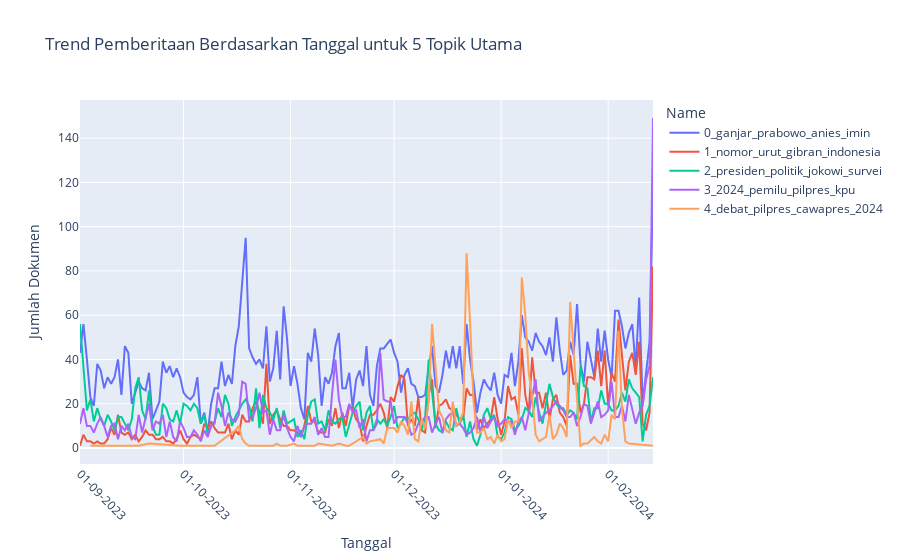

The code cell stored with this chart in its notebook:
### Code cell
# Menghitung jumlah dokumen atau topik untuk setiap tanggal dan nama topik ('Name')
topic_counts = df_document_info.groupby(['Name', 'date']).size().reset_index(name='count')

# Memilih lima topik teratas berdasarkan jumlah dokumen
top_5_topics = topic_counts.groupby('Name')['count'].sum().nlargest(5).index

# Membuat plot interaktif untuk masing-masing dari lima topik
fig = px.line(topic_counts[topic_counts['Name'].isin(top_5_topics)], 
              x='date', 
              y='count', 
              color='Name', 
              title='Trend Pemberitaan Berdasarkan Tanggal untuk 5 Topik Utama')
fig.update_xaxes(title='Tanggal', tickformat="%d-%m-%Y", tickangle=45)
fig.update_yaxes(title='Jumlah Dokumen')
fig.update_layout(hovermode='x')  # Mode interaktif ketika mengarahkan kursor
fig.write_html('trend_topik.html')
fig.show()

### Figure 1 — Plotly figure (JSON) as saved in the notebook; plotly's stock layout.template omitted (floating-point values rounded to 4 significant figures; data arrays with more than 128 entries replaced by an {"elided": "..."} marker saying what was removed)
{"data": [{"hovertemplate": "Name=0_ganjar_prabowo_anies_imin<br>date=%{x}<br>count=%{y}<extra></extra>", "legendgroup": "0_ganjar_prabowo_anies_imin", "line": {"color": "#636efa", "dash": "solid"}, "marker": {"symbol": "circle"}, "mode": "lines", "name": "0_ganjar_prabowo_anies_imin", "orientation": "v", "showlegend": true, "type": "scatter", "x": {"elided": "167 str values"}, "xaxis": "x", "y": {"elided": "167 int values"}, "yaxis": "y"}, {"hovertemplate": "Name=1_nomor_urut_gibran_indonesia<br>date=%{x}<br>count=%{y}<extra></extra>", "legendgroup": "1_nomor_urut_gibran_indonesia", "line": {"color": "#EF553B", "dash": "solid"}, "marker": {"symbol": "circle"}, "mode": "lines", "name": "1_nomor_urut_gibran_indonesia", "orientation": "v", "showlegend": true, "type": "scatter", "x": {"elided": "167 str values"}, "xaxis": "x", "y": {"elided": "167 int values"}, "yaxis": "y"}, {"hovertemplate": "Name=2_presiden_politik_jokowi_survei<br>date=%{x}<br>count=%{y}<extra></extra>", "legendgroup": "2_presiden_politik_jokowi_survei", "line": {"color": "#00cc96", "dash": "solid"}, "marker": {"symbol": "circle"}, "mode": "lines", "name": "2_presiden_politik_jokowi_survei", "orientation": "v", "showlegend": true, "type": "scatter", "x": {"elided": "167 str values"}, "xaxis": "x", "y": {"elided": "167 int values"}, "yaxis": "y"}, {"hovertemplate": "Name=3_2024_pemilu_pilpres_kpu<br>date=%{x}<br>count=%{y}<extra></extra>", "legendgroup": "3_2024_pemilu_pilpres_kpu", "line": {"color": "#ab63fa", "dash": "solid"}, "marker": {"symbol": "circle"}, "mode": "lines", "name": "3_2024_pemilu_pilpres_kpu", "orientation": "v", "showlegend": true, "type": "scatter", "x": {"elided": "167 str values"}, "xaxis": "x", "y": {"elided": "167 int values"}, "yaxis": "y"}, {"hovertemplate": "Name=4_debat_pilpres_cawapres_2024<br>date=%{x}<br>count=%{y}<extra></extra>", "legendgroup": "4_debat_pilpres_cawapres_2024", "line": {"color": "#FFA15A", "dash": "solid"}, "marker": {"symbol": "circle"}, "mode": "lines", "name": "4_debat_pilpres_cawapres_2024", "orientation": "v", "showlegend": true, "type": "scatter", "x": ["2023-09-04T00:00:00", "2023-09-07T00:00:00", "2023-09-11T00:00:00", "2023-09-12T00:00:00", "2023-09-15T00:00:00", "2023-09-18T00:00:00", "2023-09-21T00:00:00", "2023-09-30T00:00:00", "2023-10-04T00:00:00", "2023-10-10T00:00:00", "2023-10-16T00:00:00", "2023-10-17T00:00:00", "2023-10-18T00:00:00", "2023-10-19T00:00:00", "2023-10-20T00:00:00", "2023-10-21T00:00:00", "2023-10-23T00:00:00", "2023-10-24T00:00:00", "2023-10-27T00:00:00", "2023-10-28T00:00:00", "2023-10-29T00:00:00", "2023-10-31T00:00:00", "2023-11-02T00:00:00", "2023-11-03T00:00:00", "2023-11-04T00:00:00", "2023-11-07T00:00:00", "2023-11-08T00:00:00", "2023-11-09T00:00:00", "2023-11-13T00:00:00", "2023-11-15T00:00:00", "2023-11-17T00:00:00", "2023-11-18T00:00:00", "2023-11-22T00:00:00", "2023-11-23T00:00:00", "2023-11-24T00:00:00", "2023-11-27T00:00:00", "2023-11-28T00:00:00", "2023-11-29T00:00:00", "2023-11-30T00:00:00", "2023-12-01T00:00:00", "2023-12-02T00:00:00", "2023-12-03T00:00:00", "2023-12-04T00:00:00", "2023-12-05T00:00:00", "2023-12-06T00:00:00", "2023-12-07T00:00:00", "2023-12-08T00:00:00", "2023-12-09T00:00:00", "2023-12-10T00:00:00", "2023-12-11T00:00:00", "2023-12-12T00:00:00", "2023-12-13T00:00:00", "2023-12-14T00:00:00", "2023-12-15T00:00:00", "2023-12-16T00:00:00", "2023-12-17T00:00:00", "2023-12-18T00:00:00", "2023-12-19T00:00:00", "2023-12-20T00:00:00", "2023-12-21T00:00:00", "2023-12-22T00:00:00", "2023-12-23T00:00:00", "2023-12-24T00:00:00", "2023-12-25T00:00:00", "2023-12-26T00:00:00", "2023-12-27T00:00:00", "2023-12-28T00:00:00", "2023-12-29T00:00:00", "2023-12-30T00:00:00", "2023-12-31T00:00:00", "2024-01-01T00:00:00", "2024-01-02T00:00:00", "2024-01-03T00:00:00", "2024-01-04T00:00:00", "2024-01-05T00:00:00", "2024-01-06T00:00:00", "2024-01-07T00:00:00", "2024-01-08T00:00:00", "2024-01-09T00:00:00", "2024-01-10T00:00:00", "2024-01-11T00:00:00", "2024-01-12T00:00:00", "2024-01-13T00:00:00", "2024-01-14T00:00:00", "2024-01-15T00:00:00", "2024-01-16T00:00:00", "2024-01-17T00:00:00", "2024-01-18T00:00:00", "2024-01-19T00:00:00", "2024-01-20T00:00:00", "2024-01-21T00:00:00", "2024-01-22T00:00:00", "2024-01-23T00:00:00", "2024-01-24T00:00:00", "2024-01-25T00:00:00", "2024-01-26T00:00:00", "2024-01-28T00:00:00", "2024-01-29T00:00:00", "2024-01-30T00:00:00", "2024-01-31T00:00:00", "2024-02-01T00:00:00", "2024-02-02T00:00:00", "2024-02-03T00:00:00", "2024-02-04T00:00:00", "2024-02-05T00:00:00", "2024-02-06T00:00:00", "2024-02-07T00:00:00", "2024-02-14T00:00:00"], "xaxis": "x", "y": [1, 1, 1, 1, 1, 1, 2, 1, 1, 1, 8, 10, 4, 2, 1, 1, 1, 1, 1, 2, 1, 1, 2, 1, 1, 1, 1, 2, 1, 2, 1, 1, 5, 2, 3, 4, 2, 9, 9, 9, 7, 12, 10, 6, 21, 4, 3, 13, 9, 21, 56, 36, 17, 14, 8, 7, 21, 10, 12, 16, 88, 57, 21, 7, 7, 9, 4, 5, 2, 6, 3, 4, 13, 9, 12, 12, 77, 60, 34, 23, 6, 3, 4, 5, 15, 4, 6, 11, 9, 5, 66, 42, 22, 1, 2, 2, 5, 3, 2, 6, 3, 15, 13, 53, 18, 3, 2, 1], "yaxis": "y"}], "layout": {"hovermode": "x", "legend": {"title": {"text": "Name"}, "tracegroupgap": 0}, "title": {"text": "Trend Pemberitaan Berdasarkan Tanggal untuk 5 Topik Utama"}, "xaxis": {"anchor": "y", "domain": [0, 1], "tickangle": 45, "tickformat": "%d-%m-%Y", "title": {"text": "Tanggal"}}, "yaxis": {"anchor": "x", "domain": [0, 1], "title": {"text": "Jumlah Dokumen"}}}}
